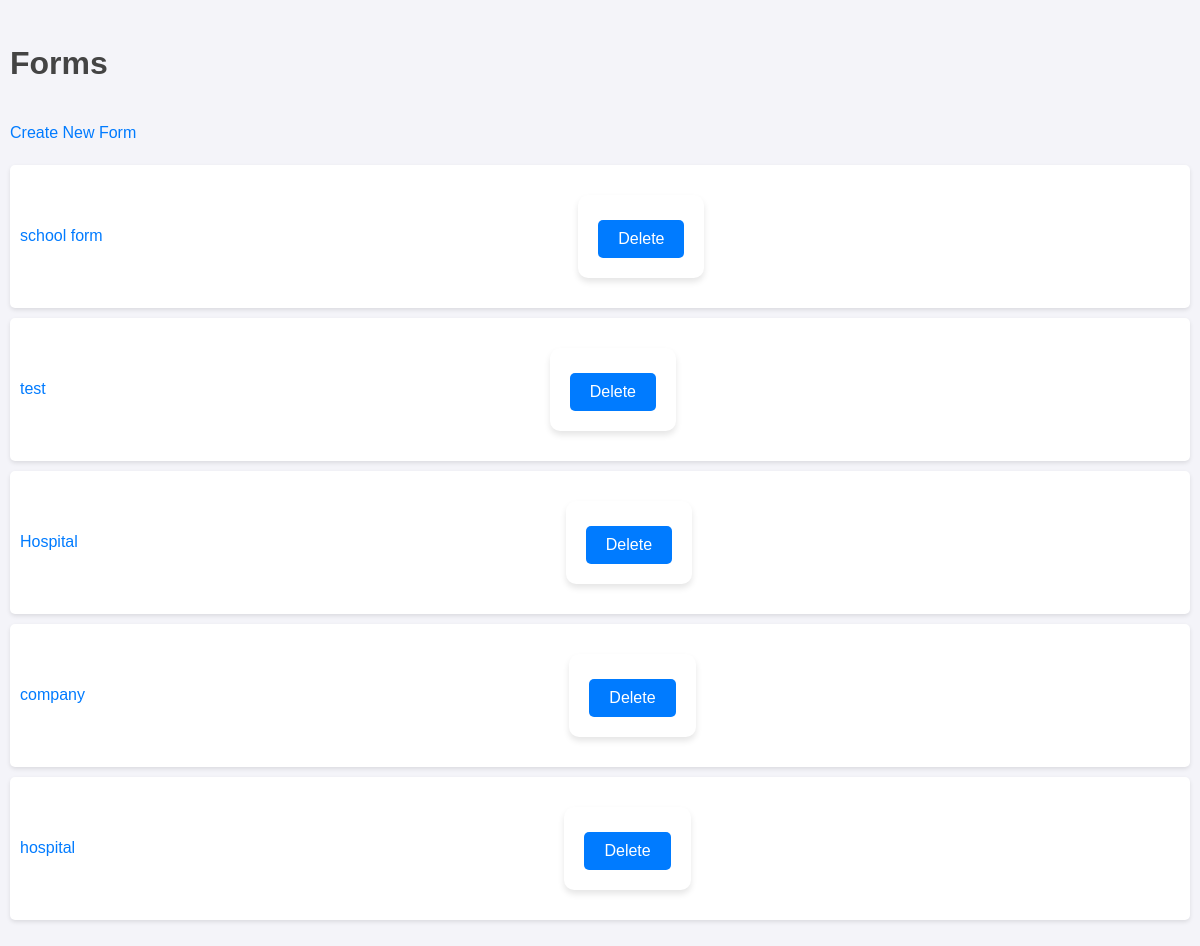
The app's page /, older data.
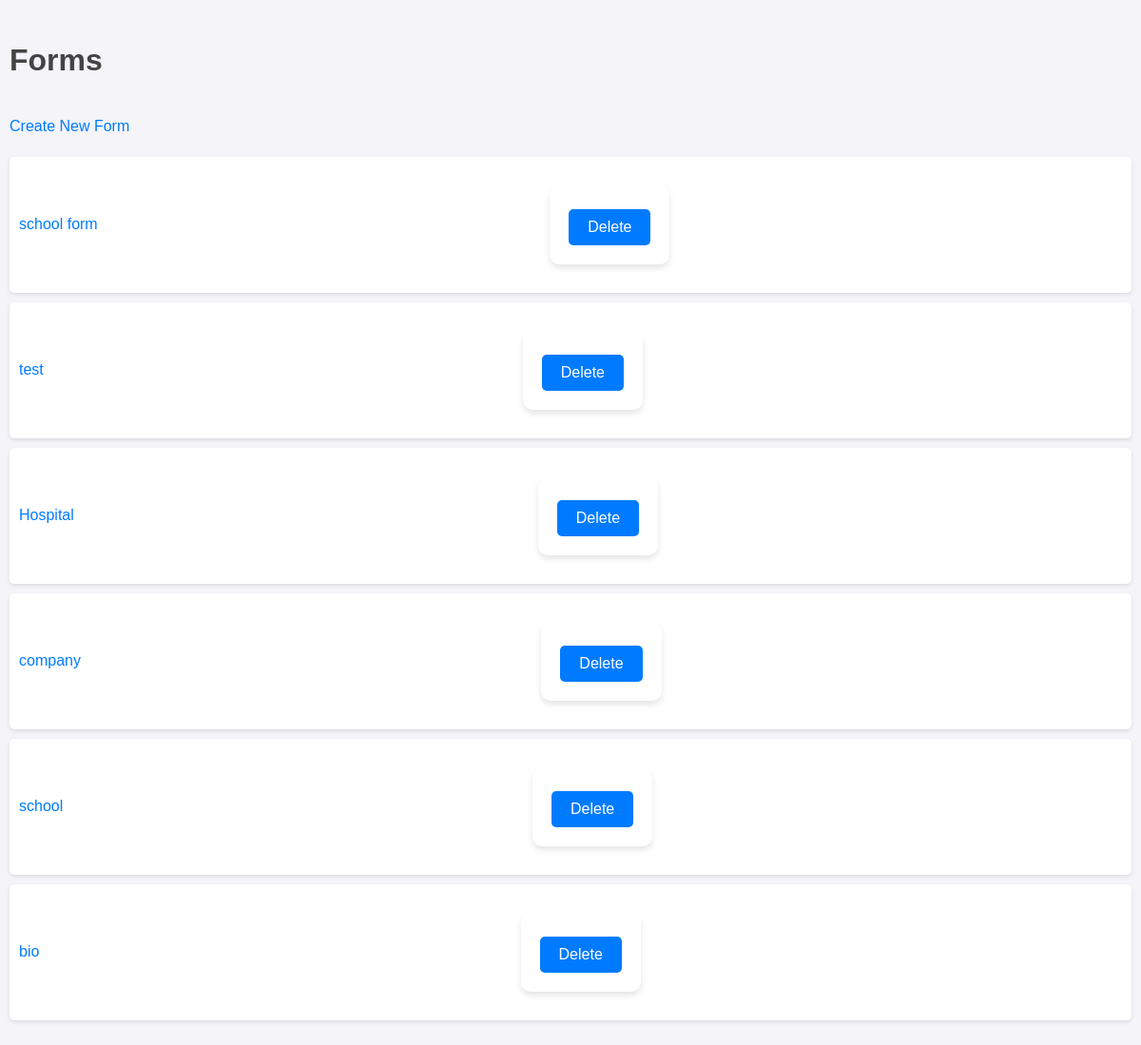
The same page, newer data.
### forms/models.py (models this page shows, shortened)
class Form(models.Model):
    title = models.CharField(max_length=200)
    description = models.TextField(blank=True, null=True)
    created_at = models.DateTimeField(auto_now_add=True)

### forms/views.py (the view)
# urls.py: 2. Add a URL to urlpatterns:  path('', views.home, name='home')
def home(request):
    forms = Form.objects.all()
    return render(request, 'forms/home.html', {'forms': forms})

### forms/templates/forms/home.html (shortened to what this page needs)
<!DOCTYPE html>
<html>
<head>
    {% load static %}
    <link rel="stylesheet" href="{% static 'forms/style.css' %}">
</head>
<body>
    <div class="container">
        <h1>Forms</h1>
        <a href="{% url 'create_form' %}" class="btn-create">Create New Form</a>
        <ul class="form-list">
            {% for form in forms %}
                <li class="form-item">
                    <a href="{% url 'view_form' form.id %}" class="form-title">{{ form.title }}</a>
                    <form method="post" action="{% url 'delete_form' form.id %}" class="delete-form">
                        <button type="submit" class="btn-delete" onclick="return confirm('Are you sure you want to delete this form?')">Delete</button>
                    </form>
                </li>
            {% endfor %}
        </ul>
    </div>
</body>
</html>

### forms/static/forms/style.css (style rules this page uses)
body { font-family: Arial, sans-serif; margin: 20px; }
h1 { color: #333; }
form { margin-bottom: 20px; }
input, textarea, button { margin-top: 5px; }
body { font-family: 'Arial', sans-serif; background-color: #f4f4f9; color: #333; margin: 0; padding: 10px; line-height: 2.0; }
h1, h2 { color: #444; }
a { color: #007bff; text-decoration: none; }
button, input[type="submit"], input[type="button"] { background-color: #007bff; color: white; border: none; padding: 10px 20px; border-radius: 5px; cursor: pointer; font-size: 16px; }
form { background: white; padding: 20px; border-radius: 10px; box-shadow: 0 4px 6px rgba(0, 0, 0, 0.1); max-width: 600px; margin: 20px auto; }
ul { list-style-type: none; padding: 0; }
ul li { display: flex; justify-content: space-between; align-items: center; background: white; margin: 10px 0; padding: 10px; border-radius: 5px; box-shadow: 0 2px 4px rgba(0, 0, 0, 0.1); min-height: 60px; }

Row changes from the older to the newer data that the page shows:
removed Form: title "hospital"
added Form: title "school"
added Form: title "bio"
